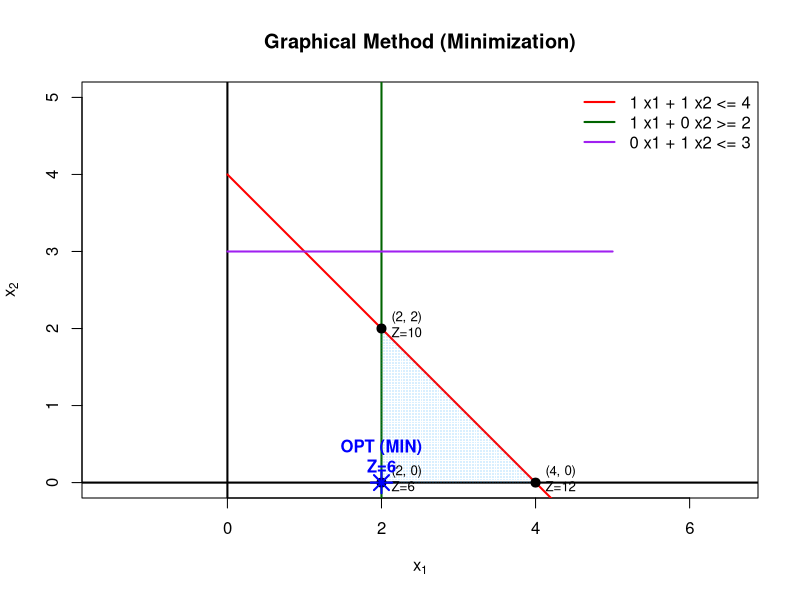

R code for this plot:
# ============================================================
# GRAPHICAL METHOD for LP (2 variables)
# Supports: <=, >=, = constraints AND max/min objectives
# ============================================================

rm(list=ls())

# ---------------------------
# Step 0) Choose objective type
# ---------------------------
# maximize <- TRUE   # TRUE = Maximize, FALSE = Minimize
maximize <- FALSE   # TRUE = Maximize, FALSE = Minimize

# ---------------------------
# Step 1) Define coefficients
# ---------------------------
c1 <- 3
c2 <- 2

A <- rbind(
  c(1, 1),   # constraint 1
  c(1, 0),   # constraint 2
  c(0, 1)    # constraint 3
)
b <- c(4, 2, 3)

# Constraint senses per row of A
# sense <- c("<=", "<=", "<=")
sense <- c("<=", ">=", "<=")

# ---------------------------
# Step 2) Make a grid to test feasibility
# ---------------------------
x1_seq <- seq(0, 5, by = 0.02)
x2_seq <- seq(0, 5, by = 0.02)
grid <- expand.grid(x1 = x1_seq, x2 = x2_seq)

# Feasibility check for mixed senses
is_feasible_mixed <- function(x1, x2, A, b, sense, tol = 1e-9){
  lhs <- as.vector(A %*% c(x1, x2))
  
  checks <- mapply(function(L, s, RHS){
    if (s == "<=") return(L <= RHS + tol)
    if (s == ">=") return(L >= RHS - tol)
    if (s == "=" ) return(abs(L - RHS) <= tol)
    stop("Unknown sense: ", s)
  }, lhs, sense, b)
  
  all(checks)
}

grid$feasible <- apply(grid, 1, function(row){
  is_feasible_mixed(row[1], row[2], A, b, sense)
})
feasible_pts <- subset(grid, feasible)

# ---------------------------
# Step 3) Plot constraints & feasible region
# ---------------------------
plot_title <- if (maximize) {
  "Graphical Method (Maximization)"
  } else {
    "Graphical Method (Minimization)"}

plot(NA, xlim=c(0,5), ylim=c(0,5),
     xlab=expression(x[1]), ylab=expression(x[2]),
     main=plot_title, asp=1)

# Nonnegativity boundaries
abline(v = 0, lwd = 2, col = "black")
abline(h = 0, lwd = 2, col = "black")

# Draw constraint lines
colors <- c("red","darkgreen","purple")

for(i in 1:nrow(A)){
  a1 <- A[i,1]; a2 <- A[i,2]; bi <- b[i]
  
  if(a2 != 0){
    x2_line <- (bi - a1*x1_seq)/a2
    lines(x1_seq, x2_line, col=colors[i], lwd=2)
  } else {
    abline(v = bi/a1, col=colors[i], lwd=2)
  }
}

# Shade feasible region
points(feasible_pts$x1, feasible_pts$x2,
       pch=".", col=rgb(0,0.6,1,0.15))

legend_text <- paste0(
  apply(A,1,function(r) paste(r[1],"x1 +",r[2],"x2")),
  " ", sense, " ", b
)
legend("topright", legend=legend_text, col=colors, lwd=2, bty="n")

# ---------------------------
# Step 4) Find corner points
# ---------------------------
line_intersection <- function(a, b, c, d){
  M <- rbind(a, c)
  if(abs(det(M)) < 1e-12) return(NULL)
  solve(M, c(b, d))
}

candidates <- list()
k <- 1

pairs <- combn(1:nrow(A), 2)
for (p in 1:ncol(pairs)) {
  i <- pairs[1, p]; j <- pairs[2, p]
  pt <- line_intersection(A[i,], b[i], A[j,], b[j])
  if (!is.null(pt)) {
    candidates[[k]] <- pt; k <- k + 1
  }
}

# Axis intersections
candidates[[k]] <- c(0,0); k <- k+1

for(i in 1:nrow(A)){
  a1 <- A[i,1]; a2 <- A[i,2]; bi <- b[i]
  if(a2 != 0){
    candidates[[k]] <- c(0, bi/a2); k <- k+1
  }
}
for(i in 1:nrow(A)){
  a1 <- A[i,1]; a2 <- A[i,2]; bi <- b[i]
  if(a1 != 0){
    candidates[[k]] <- c(bi/a1, 0); k <- k+1
  }
}

cand_mat <- do.call(rbind, candidates)
cand_df <- data.frame(x1=cand_mat[,1], x2=cand_mat[,2])

cand_df$feasible <- apply(cand_df, 1, function(row){
  row[1] >= -1e-9 && row[2] >= -1e-9 &&
    is_feasible_mixed(row[1], row[2], A, b, sense)
})
corners <- subset(cand_df, feasible)
corners <- unique(round(corners[,c("x1","x2")], 6))

# Plot corners
points(corners$x1, corners$x2, pch=19, cex=1.2)

# ---------------------------
# Step 5) Evaluate objective at corners
# ---------------------------
corners$Z <- c1*corners$x1 + c2*corners$x2
print(corners)

# >>> NEW: choose min or max depending on objective type
best_idx <- if (maximize) which.max(corners$Z) else which.min(corners$Z)
best_pt  <- corners[best_idx,]

cat("\nOptimal solution:\n")
print(best_pt)

# Labels with coordinates + Z
corner_labels <- paste0("(", corners$x1, ", ", corners$x2, ")\nZ=", corners$Z)
text(corners$x1, corners$x2, labels=corner_labels, pos=4, cex=0.8)

# Mark optimum
points(best_pt$x1, best_pt$x2, pch=8, cex=2, lwd=2, col="blue")
opt_tag <- if (maximize) "OPT (MAX)" else "OPT (MIN)"
text(best_pt$x1, best_pt$x2,
     labels=paste0(opt_tag, "\nZ=", best_pt$Z),
     pos=3, col="blue", font=2)
